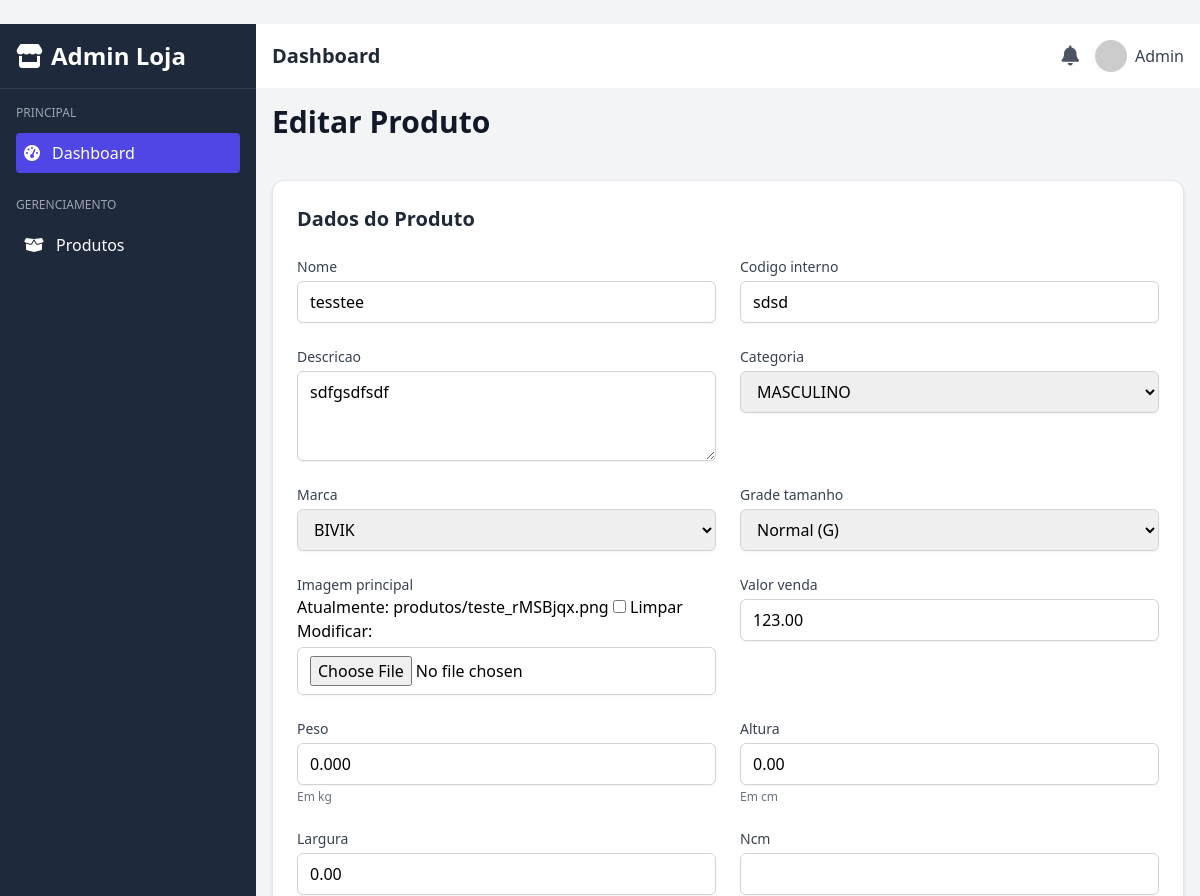
Screenshot of /administracao/produtos/editar/4/ with the database file from the repository.
### produtos/models.py (models this page shows, shortened)
class Produto(models.Model):
    nome = models.CharField(max_length=200)
    codigo_interno = models.CharField(max_length=50, unique=True)
    descricao = models.TextField(blank=True)
    categoria = models.ForeignKey(
        Categoria, on_delete=models.SET_NULL, null=True, blank=True)
    marca = models.ForeignKey(
        Marca, on_delete=models.SET_NULL, null=True, blank=True)
    grade_tamanho = models.ForeignKey(
        GradeTamanho, on_delete=models.SET_NULL, null=True, blank=True)
    imagem_principal = models.ImageField(
        upload_to='produtos/', null=True, blank=True)
    valor_venda = models.DecimalField(max_digits=10, decimal_places=2)
    peso = models.DecimalField(
        max_digits=6, decimal_places=3, help_text="Em kg", default=0.0)
    altura = models.DecimalField(
        max_digits=6, decimal_places=2, help_text="Em cm", default=0.0)
    largura = models.DecimalField(
        max_digits=6, decimal_places=2, help_text="Em cm", default=0.0)
    ncm = models.CharField(max_length=10, blank=True, null=True)
    cest = models.CharField(max_length=10, blank=True, null=True)
    cfop = models.CharField(max_length=10, blank=True, null=True)
    desconto_maximo = models.DecimalField(
        max_digits=5, decimal_places=2, blank=True, null=True,
        help_text="Desconto máximo permitido (%)"
    )
    criado_em = models.DateTimeField(auto_now_add=True)
    atualizado_em = models.DateTimeField(auto_now=True)
    ativo = models.BooleanField(default=True)

### administracao/views.py (the view)
def editar_produto(request, produto_id):
    produto = get_object_or_404(Produto, id=produto_id)
    grade = produto.grade_tamanho
    tamanhos_grade = [t.strip()
                      for t in grade.tamanhos.split(',')] if grade else []
    VariacaoFormSet = modelformset_factory(
        VariacaoProduto,
        form=VariacaoProdutoForm,
        extra=0,
        can_delete=True
    )
    if request.method == 'POST':
        form = ProdutoForm(request.POST, request.FILES, instance=produto)
        variacoes_formset = VariacaoFormSet(
            request.POST,
            queryset=produto.variacoes.all(),
            form_kwargs={'tamanhos_grade': tamanhos_grade}
        )
        imagens_formset = ImagemFormSet(
            request.POST,
            request.FILES,
            queryset=produto.imagens.all()
        )
        if form.is_valid() and variacoes_formset.is_valid() and imagens_formset.is_valid():
            produto = form.save()
            for variacao_form in variacoes_formset:
                if variacao_form.cleaned_data:
                    if variacao_form.cleaned_data.get('DELETE') and variacao_form.instance.pk:
                        variacao_form.instance.delete()
                    else:
                        v = variacao_form.save(commit=False)
                        v.produto = produto
                        v.save()
            for imagem_form in imagens_formset:
                if imagem_form.cleaned_data:
                    if imagem_form.cleaned_data.get('DELETE') and imagem_form.instance.pk:
                        imagem_form.instance.delete()
                    else:
                        img = imagem_form.save(commit=False)
                        img.produto = produto
                        img.save()
            messages.success(request, 'Produto atualizado com sucesso!')
            return redirect('administracao:lista_produtos')
        else:
            messages.error(request, 'Corrija os erros abaixo.')
    else:
        form = ProdutoForm(instance=produto)
        variacoes_formset = VariacaoFormSet(
            queryset=produto.variacoes.all(),
            form_kwargs={'tamanhos_grade': tamanhos_grade}
        )
        imagens_formset = ImagemFormSet(queryset=produto.imagens.all())
    return render(request, 'administracao/cad-edita-produtos.html', {
        'form': form,
        'produto': produto,
        'variacoes_formset': variacoes_formset,
        'imagens_formset': imagens_formset,
    })

### core/templatetags/form_extras.py (called while the page is built)
@register.filter(name='add_class')
def add_class(field, css_class):
    return field.as_widget(attrs={'class': css_class})

### produtos/models.py (called while the page is built)
    def __str__(self):
        return self.nome

    def __str__(self):
        return self.nome

    def __str__(self):
        return f"{self.get_tipo_display()} ({self.tamanhos})"

### administracao/templates/administracao/cad-edita-produtos.html (shortened to what this page needs)
﻿{% extends 'administracao/base_admin.html' %}
{% load form_extras %}
{% block content %}
<h1 class="text-3xl font-bold text-gray-900 mb-8">
    {% if produto %}Editar{% else %}Cadastrar{% endif %} Produto
</h1>
<form method="post" enctype="multipart/form-data" class="space-y-10">
    <section class="bg-white p-6 rounded-xl shadow border border-gray-200">
        <h2 class="text-xl font-semibold mb-6 text-gray-800">Dados do Produto</h2>
        <div class="grid grid-cols-1 md:grid-cols-2 gap-6">
            {% for field in form %}
            <div class="space-y-1">
                <label for="{{ field.id_for_label }}" class="block text-sm font-medium text-gray-700">{{ field.label }}</label>
                {{ field|add_class:"w-full px-3 py-2 border border-gray-300 rounded-md shadow-sm focus:outline-none focus:ring-2 focus:ring-indigo-500 focus:border-indigo-500 transition" }}
                {% if field.help_text %}
                    <p class="text-xs text-gray-500">{{ field.help_text }}</p>
                {% endif %}
            </div>
            {% endfor %}
        </div>
    </section>
</form>
{% endblock %}

### rows the page displays
Produto: form "tesstee" "sdsd" "sdfgsdfsdf" "MASCULINO" "BIVIK" "Normal (G)" "123.00" "0.000" "0.00" "0.00"

### other values shown
{{ field.label }} "Nome" "Codigo interno" "Descricao" "Categoria" "Marca" "Grade tamanho" "Imagem principal" "Valor venda" "Peso" "Altura" "Largura" "Ncm"
{{ field.help_text }} "Em kg" "Em cm"
